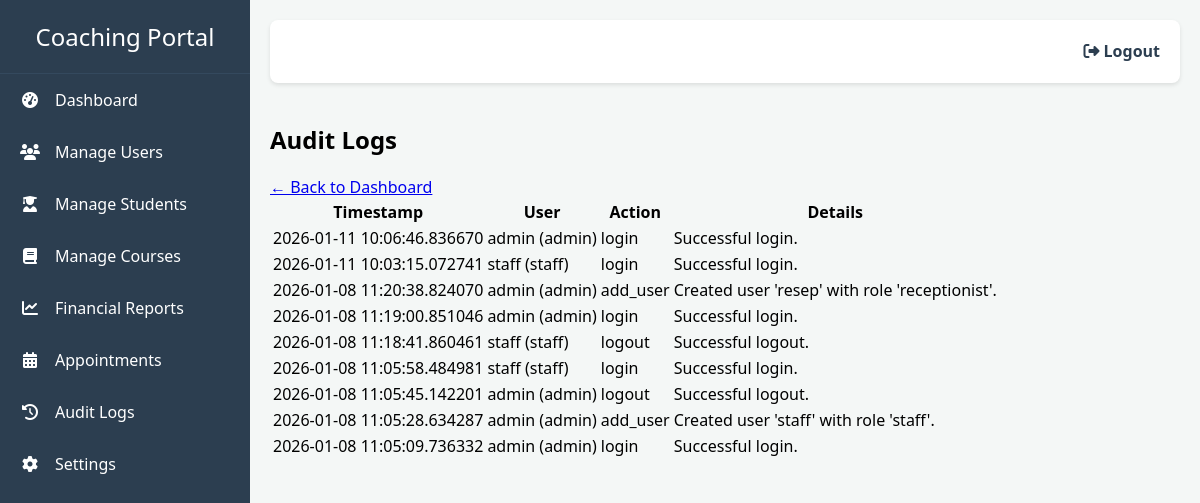
The app's page /admin_portal/audit_logs (signed in), older data.
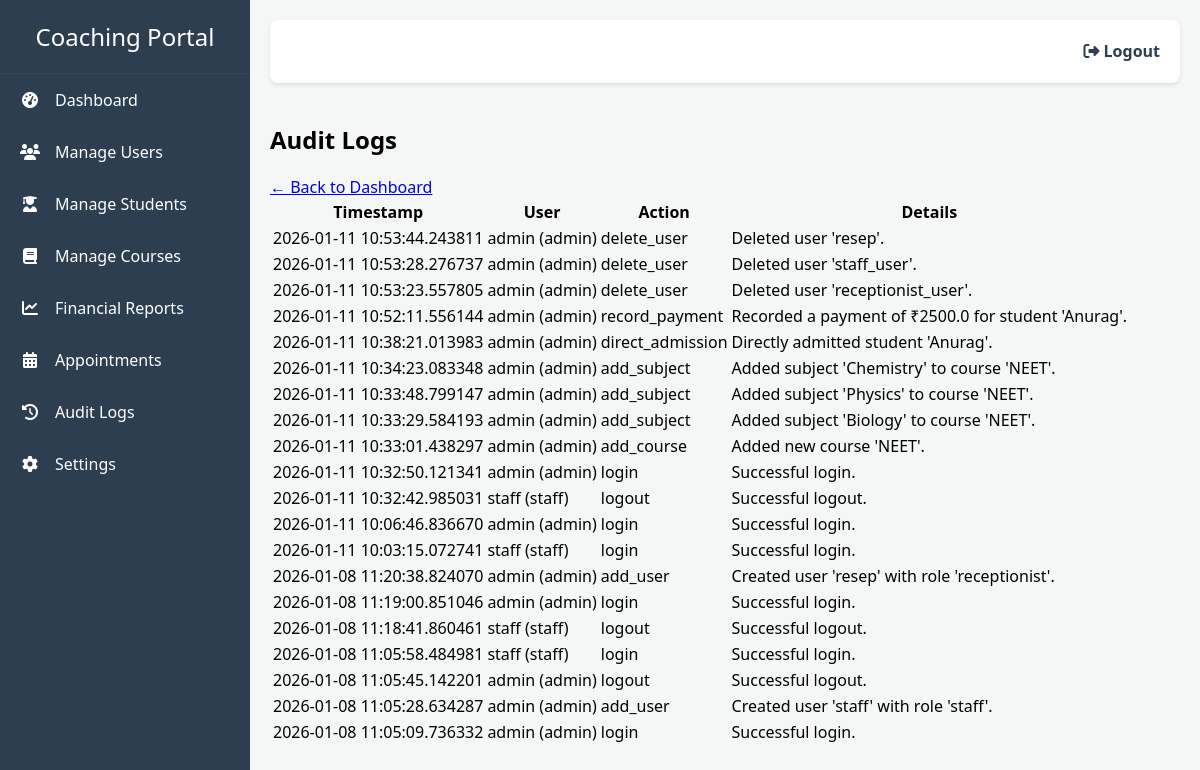
The same page, newer data.
### models.py (models this page shows, shortened)
class AuditLog(db.Model):
    id = db.Column(db.Integer, primary_key=True)
    user_id = db.Column(db.Integer, db.ForeignKey('user.id'), nullable=False)
    action = db.Column(db.String(200), nullable=False)
    details = db.Column(db.String(500), nullable=True)
    timestamp = db.Column(db.DateTime, nullable=False, default=datetime.utcnow)
    user = db.relationship('User', backref='audit_logs')

class User(db.Model, UserMixin):
    id = db.Column(db.Integer, primary_key=True)
    username = db.Column(db.String(20), unique=True, nullable=False)
    password_hash = db.Column(db.String(60), nullable=False)
    role = db.Column(db.String(20), nullable=False)
    is_active = db.Column(db.Boolean, nullable=False, default=True)
    staff_profile = db.relationship('Staff', backref='user', uselist=False)
    receptionist_profile = db.relationship('Receptionist', backref='user', uselist=False)
    student_profile = db.relationship('Student', backref='user', uselist=False)

### app.py (the view)
@app.route('/admin_portal/audit_logs')
@login_required
def audit_logs():
    if current_user.role != 'admin':
        return redirect(url_for('login'))
    logs = AuditLog.query.order_by(AuditLog.timestamp.desc()).limit(100).all()
    return render_template('audit_logs.html', logs=logs)

### app.py (called while the page is built)
@login_manager.user_loader
def load_user(user_id):
    return db.session.get(User, int(user_id))

### templates/audit_logs.html (shortened to what this page needs)
{% extends "base.html" %}
{% block content %}
<div class="max-w-6xl mx-auto px-4 py-6">
    <div class="bg-white shadow-lg rounded-2xl p-6">
        <h2 class="text-2xl font-bold text-gray-800 mb-4">Audit Logs</h2>
        <a href="{{ url_for('admin_portal') }}" class="text-blue-600 hover:underline mb-4 inline-block">← Back to Dashboard</a>
        <div class="mt-4 overflow-x-auto">
            {% if logs %}
            <table class="min-w-full border border-gray-200 rounded-lg overflow-hidden">
                <thead class="bg-gray-100 text-gray-700 text-sm">
                    <tr>
                        <th class="px-4 py-2 text-left">Timestamp</th>
                        <th class="px-4 py-2 text-left">User</th>
                        <th class="px-4 py-2 text-left">Action</th>
                        <th class="px-4 py-2 text-left">Details</th>
                    </tr>
                </thead>
                <tbody class="divide-y divide-gray-200 text-sm">
                    {% for log in logs %}
                    <tr class="hover:bg-gray-50 transition">
                        <td class="px-4 py-2">{{ log.timestamp }}</td>
                        <td class="px-4 py-2">{{ log.user.username }} ({{ log.user.role }})</td>
                        <td class="px-4 py-2">{{ log.action }}</td>
                        <td class="px-4 py-2">{{ log.details }}</td>
                    </tr>
                    {% endfor %}
                </tbody>
            </table>
            {% else %}
            <p class="text-gray-500 italic">No audit logs found.</p>
            {% endif %}
        </div>
    </div>
</div>
{% endblock %}

### templates/base.html (shortened to what this page needs)
<!DOCTYPE html>
<html lang="en">
<head>
    <link rel="stylesheet" href="https://cdnjs.cloudflare.com/ajax/libs/font-awesome/6.4.0/css/all.min.css">
</head>
<body>
    <div class="sidebar">
        <div class="sidebar-header">
            Coaching Portal
        </div>
        <ul class="sidebar-nav">
            <li><a href="{{ url_for('admin_portal') }}"><i class="fas fa-tachometer-alt"></i> Dashboard</a></li>
            <li><a href="{{ url_for('manage_users') }}"><i class="fas fa-users"></i> Manage Users</a></li>
            <li><a href="{{ url_for('manage_students') }}"><i class="fas fa-user-graduate"></i> Manage Students</a></li>
            <li><a href="{{ url_for('view_courses') }}"><i class="fas fa-book"></i> Manage Courses</a></li>
            <li><a href="{{ url_for('financial_reports') }}"><i class="fas fa-chart-line"></i> Financial Reports</a></li>
            <li><a href="{{ url_for('manage_appointments') }}"><i class="fas fa-calendar-alt"></i> Appointments</a></li>
            <li><a href="{{ url_for('audit_logs') }}"><i class="fas fa-history"></i> Audit Logs</a></li>
            <li><a href="{{ url_for('institutional_settings') }}"><i class="fas fa-cog"></i> Settings</a></li>
        </ul>
    </div>
    <div class="main-content">
        <div class="header">
            <a href="{{ url_for('logout') }}" class="logout-btn"><i class="fas fa-sign-out-alt"></i> Logout</a>
        </div>
        <div class="content-body" style="padding-top: 20px;">
            {% block content %}{% endblock %}
        </div>
    </div>
</body>
</html>

### templates/base.html (style rules this page uses)
body { font-family: 'Segoe UI', Tahoma, Geneva, Verdana, sans-serif; margin: 0; background-color: #f4f7f6; display: flex; }
.sidebar { width: 250px; background: #2c3e50; color: white; height: 100vh; position: fixed; display: flex; flex-direction: column; }
.sidebar-header { padding: 20px; font-size: 24px; text-align: center; border-bottom: 1px solid #34495e; }
.sidebar-nav { list-style: none; padding: 0; margin: 0; }
.sidebar-nav a { display: flex; align-items: center; color: white; padding: 15px 20px; text-decoration: none; transition: background 0.3s; }
.sidebar-nav i { margin-right: 15px; width: 20px; text-align: center; }
.main-content { margin-left: 250px; padding: 20px; width: calc(100% - 250px); }
.header { display: flex; justify-content: space-between; align-items: center; background: white; padding: 10px 20px; border-radius: 8px; box-shadow: 0 2px 4px rgba(0,0,0,0.1); }
.logout-btn { color: #2c3e50; text-decoration: none; font-weight: bold; }

Row changes from the older to the newer data that the page shows:
added AuditLog: timestamp "2026-01-11 10:53:44.243811", user.username "admin", user.role "admin", action "delete_user", details "Deleted user 'resep'."
added AuditLog: timestamp "2026-01-11 10:53:28.276737", user.username "admin", user.role "admin", action "delete_user", details "Deleted user 'staff_user'."
added AuditLog: timestamp "2026-01-11 10:53:23.557805", user.username "admin", user.role "admin", action "delete_user", details "Deleted user 'receptionist_user'."
added AuditLog: timestamp "2026-01-11 10:52:11.556144", user.username "admin", user.role "admin", action "record_payment", details "Recorded a payment of ₹2500.0 for student 'Anurag'."
added AuditLog: timestamp "2026-01-11 10:38:21.013983", user.username "admin", user.role "admin", action "direct_admission", details "Directly admitted student 'Anurag'."
added AuditLog: timestamp "2026-01-11 10:34:23.083348", user.username "admin", user.role "admin", action "add_subject", details "Added subject 'Chemistry' to course 'NEET'."
added AuditLog: timestamp "2026-01-11 10:33:48.799147", user.username "admin", user.role "admin", action "add_subject", details "Added subject 'Physics' to course 'NEET'."
added AuditLog: timestamp "2026-01-11 10:33:29.584193", user.username "admin", user.role "admin", action "add_subject", details "Added subject 'Biology' to course 'NEET'."
added AuditLog: timestamp "2026-01-11 10:33:01.438297", user.username "admin", user.role "admin", action "add_course", details "Added new course 'NEET'."
added AuditLog: timestamp "2026-01-11 10:32:50.121341", user.username "admin", user.role "admin", action "login", details "Successful login."
added AuditLog: timestamp "2026-01-11 10:32:42.985031", user.username "staff", user.role "staff", action "logout", details "Successful logout."
